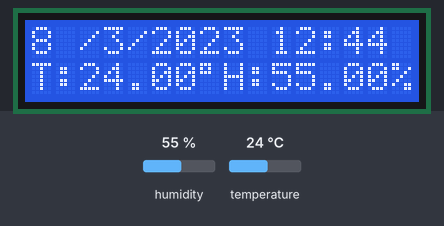
A sketch run on a simulated Arduino Uno, built with avr-gcc and run on an emulated ATmega328P. Shown: 16×2 character LCD. The inputs (shaded band) are chosen by the test bench; at power-on: humidity 55 %, temperature 24 °C. The local clock reads 2024-03-15 10:24:30 at power-on unless the sketch sets it; storage starts empty; what the sketch prints to the serial monitor is not drawn.

Above: at 1.6 s.
1.7 s: humidity set to 22 %
At 6.8 s:
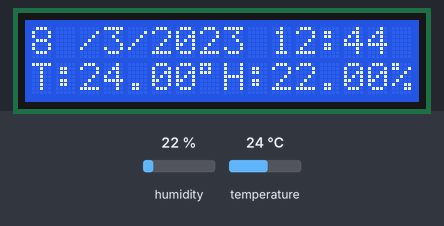
7.1 s: temperature set to 12 °C
At 10.9 s:
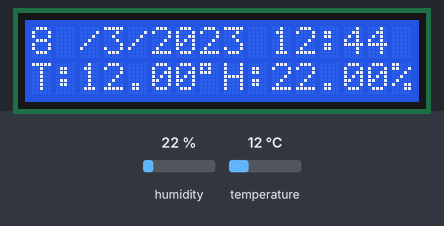
12.3 s: humidity set to 40 %
At 14.9 s:
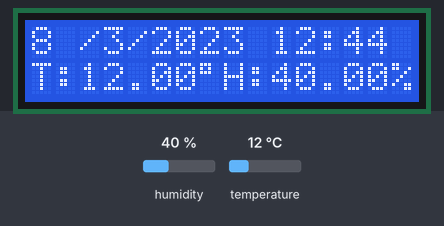
17.5 s: temperature set to 19 °C
At 18.8 s:
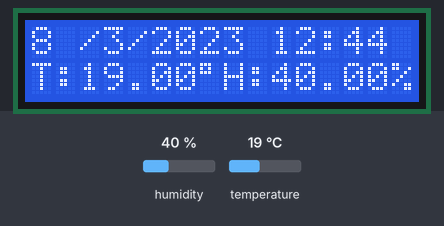
Timing chart, 0 to 20.5 s (numbered marks = the images above; inputs shaded):
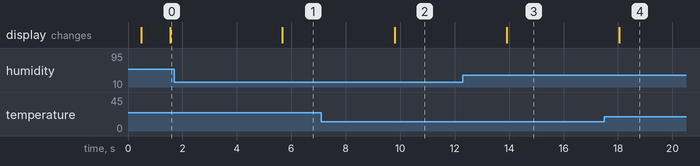

The sketch:

dht11andRTCandSD.ino
```cpp
#include <LiquidCrystal_I2C.h>
#include <virtuabotixRTC.h>
#include "DHT.h"
#include <SD.h>
#include <SPI.h>
//#include <Servo.h>
//Servo s;
#define DHTPIN 2
#define DHTTYPE DHT11
#define I2C_ADDR 0x27

virtuabotixRTC myRTC(6, 7, 8); //Initialize rtc

LiquidCrystal_I2C lcd(0x27, 16, 2);  // I2C address 0x3F, 16 column and 2 rows

DHT dht(DHTPIN, DHTTYPE);


File myFile; //--> File Initialization
const int chipSelect = 4; //--> chipSelect (CS) Pin


void setup()
{
  Serial.begin(9600);
//  s.attach(9);
  Serial.println("Initializing RTC DS1302...");
  delay(100);

  //----------------------------------------------Initializing RTC DS1302 (secs, mins, hrs, weekday(wednesday), day, month, year) ;lcd= date & hr, minutes
 myRTC.setDS1302Time(18, 44, 12, 3, 8, 3, 2023);


  Serial.println("Start DHT11");
  dht.begin();
  delay(100);
  Serial.println();
  //----------------------------------------------
   //----------------------------------------------Initializing Micro SD Card
  Serial.println("Initializing Micro SD Card...");
  delay(100);

  if (!SD.begin(chipSelect)) {
    Serial.println("Initialization failed!");
    while (1);
  }

  Serial.println("Successfully Initializing Micro SD Card");
  Serial.println();
  delay(100);

  lcd.init();      // initialize the lcd
  lcd.backlight(); // open the backlight
  //----------------------------------------------

}

void loop() {
  // put your main code here, to run repeatedly:

  //___________________________________________________________________________________Millis to update the Date, Time, Temperature and Humidity

    myRTC.updateTime(); //--> Get or update the Date and Time
    delay(1000);
    //----------------------------------------------Get or update Temperature and Humidity Values
    // Reading temperature or humidity takes about 250 milliseconds!
    // Sensor readings may also be up to 2 seconds 'old' (its a very slow sensor)
    float h = dht.readHumidity();
    // Read temperature as Celsius (the default)
    float t = dht.readTemperature();
    //----------------------------------------------
    lcd.clear();
    //----------------------------------------------Check if any reads failed and exit early (to try again).
    if (isnan(h) || isnan(t)) {
      Serial.println("Failed to read Data from DHT sensor!");
      lcd.setCursor(0,0);
      lcd.print("Failed");
      delay(500);
      return;
    }else{
    //----------------------------------------------

    //___________________________________________________________________________________Conditions for writing data to a Micro SD Card
    // Data Date, Time, Temperature and Humidity will be written to the Micro SD Card if Seconds are worth 0,5,10,15,20 and so on
      Serial.print("Current Date/Time: ");
      //----------------------------------------------Printing Date and Time to Serial Monitor
      Serial.print(myRTC.dayofmonth);
      lcd.setCursor(0,0);
      lcd.print(myRTC.dayofmonth);
      Serial.print('/');
      lcd.setCursor(2,0);
      lcd.print("/");
      Serial.print(myRTC.month);
      lcd.setCursor(3,0);
      lcd.print(myRTC.month);
      Serial.print('/');
      lcd.setCursor(4,0);
      lcd.print("/");
      Serial.print(myRTC.year);
      lcd.setCursor(5,0);
      lcd.print(myRTC.year);

      Serial.print(" ");
      Serial.print(myRTC.hours);
      lcd.setCursor(10,0);
      lcd.print(myRTC.hours);
      Serial.print(':');
      lcd.setCursor(12,0);
      lcd.print(":");
      Serial.print(myRTC.minutes);
      lcd.setCursor(13,0);
      lcd.print(myRTC.minutes);
      Serial.print(':');
//      lcd.setCursor(14,0);
//      lcd.print(":");
      Serial.print(myRTC.seconds);
//      lcd.setCursor(14,0);
//      lcd.print(myRTC.minutes);

      //----------------------------------------------

      //----------------------------------------------Printing Temperature and Humidity Values to Serial Monitor

      Serial.print(" Temperature : ");
      lcd.setCursor(0,1);
      lcd.print("T:");
      Serial.print(t);
      lcd.print(t);
      lcd.print((char)223);
      lcd.print("C");

      Serial.print(" Humidity : ");
      lcd.setCursor(8,1);
      lcd.print("H:");
      Serial.println(h);
      lcd.print(h);
      lcd.print("%");
      Serial.println();
      //----------------------------------------------
//      if(t >= 30)
//      {
//        s.write(90);
//       }else{
//        s.write(0);
//        }
      //___________________________________________________________________________________Write to Micro SD Card
      //----------------------------------------------Opening files that have been specified on the Micro SD Card
      // open the file. note that only one file can be open at a time,
      // so you have to close this one before opening another.
      myFile = SD.open("datalog.txt", FILE_WRITE);
      //----------------------------------------------

      //----------------------------------------------Writing Data to the specified file on the Micro SD Card
      // if the file opened okay, write to it:
      if (myFile) {
        Serial.println("Writing to datalog.txt...");

        //----------------------------------------------Writing Date Data to Micro SD Card
        myFile.print("Date:");
        myFile.print(myRTC.dayofmonth);
        myFile.print("-");
        myFile.print(myRTC.month);
        myFile.print("-");
        myFile.print(myRTC.year);
        //----------------------------------------------

        myFile.print(", "); //--> Write the delimiter between the data in the form of a comma character to the Micro SD Card

        //----------------------------------------------Writing Time Data to Micro SD Card
        myFile.print("Time:");
        myFile.print(myRTC.hours);
        myFile.print(":");
        myFile.print(myRTC.minutes);
        myFile.print(":");
        myFile.print(myRTC.seconds);
        //----------------------------------------------
        myFile.print(", ");
        myFile.print("T:");
        myFile.print(t); //--> Writing Temperature Data to Micro SD Card
        myFile.print(", ");
        myFile.print("H:");
        myFile.println(h); //--> Writing Humidity Data to Micro SD Card

        myFile.close(); //--> close the file

        Serial.println("Successfully writing Data to Micro SD Card");
        Serial.println("----");
        Serial.println();
      } else {
        Serial.println("Error opening datalog.txt"); //--> if the file didn't open, print an error
      }
      //----------------------------------------------
      //___________________________________________________________________________________
    delay(3000);
    //___________________________________________________________________________________
  }
}
```

Measured:
- after the input at 1.7 s, the display: changes after 4.0 s (image 1)
- after the input at 7.1 s, the display: changes after 2.7 s (image 2)
- after the input at 12.3 s, the display: changes after 1.6 s (image 3)
- after the input at 17.5 s, the display: changes after 0.54 s (image 4)
